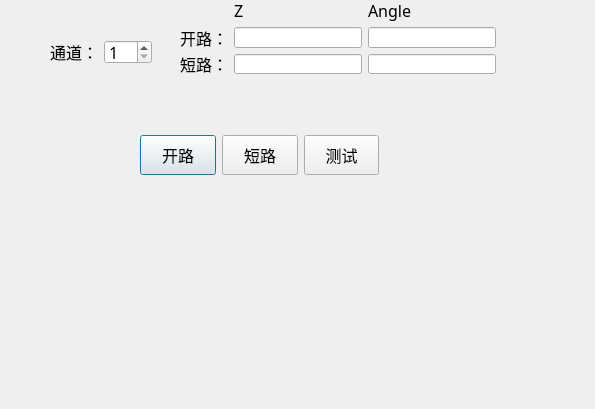
<?xml version="1.0" encoding="UTF-8"?>
<ui version="4.0">
 <class>clsCalibration</class>
 <widget class="QDialog" name="clsCalibration">
  <property name="geometry">
   <rect>
    <x>0</x>
    <y>0</y>
    <width>595</width>
    <height>409</height>
   </rect>
  </property>
  <property name="windowTitle">
   <string>Dialog</string>
  </property>
  <widget class="QWidget" name="">
   <property name="geometry">
    <rect>
     <x>50</x>
     <y>40</y>
     <width>102</width>
     <height>24</height>
    </rect>
   </property>
   <property name="font">
    <font>
     <family>楷体</family>
     <pointsize>12</pointsize>
    </font>
   </property>
   <layout class="QHBoxLayout" name="horizontalLayout">
    <item>
     <widget class="QLabel" name="label">
      <property name="font">
       <font>
        <family>楷体</family>
        <pointsize>12</pointsize>
       </font>
      </property>
      <property name="text">
       <string>通道：</string>
      </property>
     </widget>
    </item>
    <item>
     <widget class="QSpinBox" name="txtChannel">
      <property name="font">
       <font>
        <family>楷体</family>
        <pointsize>12</pointsize>
       </font>
      </property>
      <property name="minimum">
       <number>1</number>
      </property>
      <property name="maximum">
       <number>20</number>
      </property>
     </widget>
    </item>
   </layout>
  </widget>
  <widget class="QWidget" name="">
   <property name="geometry">
    <rect>
     <x>180</x>
     <y>0</y>
     <width>316</width>
     <height>74</height>
    </rect>
   </property>
   <layout class="QGridLayout" name="gridLayout">
    <item row="0" column="1">
     <widget class="QLabel" name="label_4">
      <property name="font">
       <font>
        <family>楷体</family>
        <pointsize>12</pointsize>
       </font>
      </property>
      <property name="text">
       <string>Z</string>
      </property>
     </widget>
    </item>
    <item row="0" column="2">
     <widget class="QLabel" name="label_5">
      <property name="font">
       <font>
        <family>楷体</family>
        <pointsize>12</pointsize>
       </font>
      </property>
      <property name="text">
       <string>Angle</string>
      </property>
     </widget>
    </item>
    <item row="1" column="0">
     <widget class="QLabel" name="label_2">
      <property name="font">
       <font>
        <family>楷体</family>
        <pointsize>12</pointsize>
       </font>
      </property>
      <property name="text">
       <string>开路：</string>
      </property>
     </widget>
    </item>
    <item row="1" column="1">
     <widget class="QLineEdit" name="txtOpenZ">
      <property name="font">
       <font>
        <family>楷体</family>
        <pointsize>12</pointsize>
       </font>
      </property>
     </widget>
    </item>
    <item row="1" column="2">
     <widget class="QLineEdit" name="txtOpenA">
      <property name="font">
       <font>
        <family>楷体</family>
        <pointsize>12</pointsize>
       </font>
      </property>
     </widget>
    </item>
    <item row="2" column="0">
     <widget class="QLabel" name="label_3">
      <property name="font">
       <font>
        <family>楷体</family>
        <pointsize>12</pointsize>
       </font>
      </property>
      <property name="text">
       <string>短路：</string>
      </property>
     </widget>
    </item>
    <item row="2" column="1">
     <widget class="QLineEdit" name="txtShortZ">
      <property name="font">
       <font>
        <family>楷体</family>
        <pointsize>12</pointsize>
       </font>
      </property>
     </widget>
    </item>
    <item row="2" column="2">
     <widget class="QLineEdit" name="txtShortA">
      <property name="font">
       <font>
        <family>楷体</family>
        <pointsize>12</pointsize>
       </font>
      </property>
     </widget>
    </item>
   </layout>
  </widget>
  <widget class="QWidget" name="">
   <property name="geometry">
    <rect>
     <x>140</x>
     <y>120</y>
     <width>239</width>
     <height>71</height>
    </rect>
   </property>
   <layout class="QHBoxLayout" name="horizontalLayout_2">
    <item>
     <widget class="QPushButton" name="btnOpen">
      <property name="minimumSize">
       <size>
        <width>0</width>
        <height>40</height>
       </size>
      </property>
      <property name="font">
       <font>
        <family>楷体</family>
        <pointsize>12</pointsize>
       </font>
      </property>
      <property name="text">
       <string>开路</string>
      </property>
     </widget>
    </item>
    <item>
     <widget class="QPushButton" name="btnShort">
      <property name="minimumSize">
       <size>
        <width>0</width>
        <height>40</height>
       </size>
      </property>
      <property name="font">
       <font>
        <family>楷体</family>
        <pointsize>12</pointsize>
       </font>
      </property>
      <property name="text">
       <string>短路</string>
      </property>
     </widget>
    </item>
    <item>
     <widget class="QPushButton" name="btnTest">
      <property name="minimumSize">
       <size>
        <width>0</width>
        <height>40</height>
       </size>
      </property>
      <property name="font">
       <font>
        <family>楷体</family>
        <pointsize>12</pointsize>
       </font>
      </property>
      <property name="text">
       <string>测试</string>
      </property>
     </widget>
    </item>
   </layout>
  </widget>
 </widget>
 <resources/>
 <connections/>
</ui>
